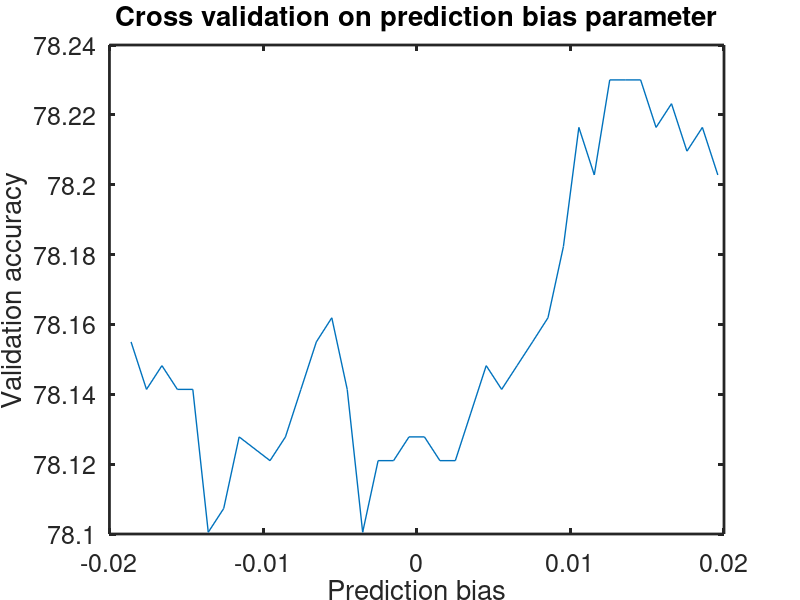

The MATLAB source for this figure:

a = [-0.018593, 0.778550; -0.017588, 0.778414; -0.016583, 0.778482; -0.015578, 0.778414;
    -0.014573, 0.778414; -0.013568, 0.778005; -0.012563, 0.778073; -0.011558, 0.778278;
    -0.009548, 0.778210; -0.008543, 0.778278; -0.007538, 0.778414; -0.006533, 0.778550;
    -0.005528, 0.778619; -0.004523, 0.778414; -0.003518, 0.778005; -0.002513, 0.778210;
    -0.001508, 0.778210; -0.000503, 0.778278; 0.000503, 0.778278; 0.001508, 0.778210;
    0.002513, 0.778210; 0.003518, 0.778346; 0.004523, 0.778482; 0.005528, 0.778414; 
    0.006533, 0.778482; 0.007538, 0.778550; 0.008543, 0.778619; 0.009548, 0.778823; 
    0.010553, 0.779164; 0.011558, 0.779028; 0.012563, 0.779300; 0.013568, 0.779300; 
    0.014573, 0.779300; 0.015578, 0.779164; 0.016583, 0.779232; 0.017588, 0.779096; 
    0.018593, 0.779164; 0.019598, 0.779028]; 

plot(a(:, 1), 100*(a(:, 2) + 0.003))
xlabel('Prediction bias')
ylabel('Validation accuracy')
title('Cross validation on prediction bias parameter')

x = 200; 
y = 200; 
width = 600; 
height = 400; 
set(figure(1), 'Position', [x y width height])
a = findobj(gcf); 
allaxes = findall(a, 'Type', 'axes'); 
alllines = findall(a, 'Type', 'line'); 
set(alllines, 'Linewidth', 1); 
set(allaxes, 'FontName', 'Helvetica', 'LineWidth', 2, ...
    'FontSize', 18, 'box', 'on')
